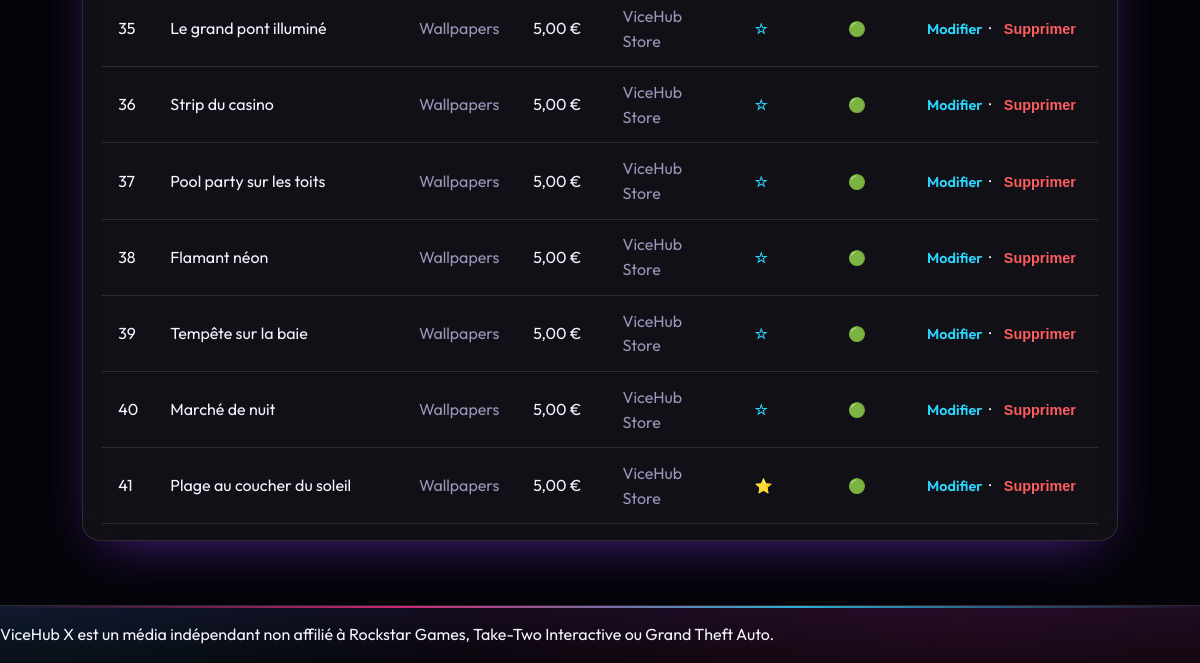
Page /admin/products.php (signed in, lower part) on the earlier database version.
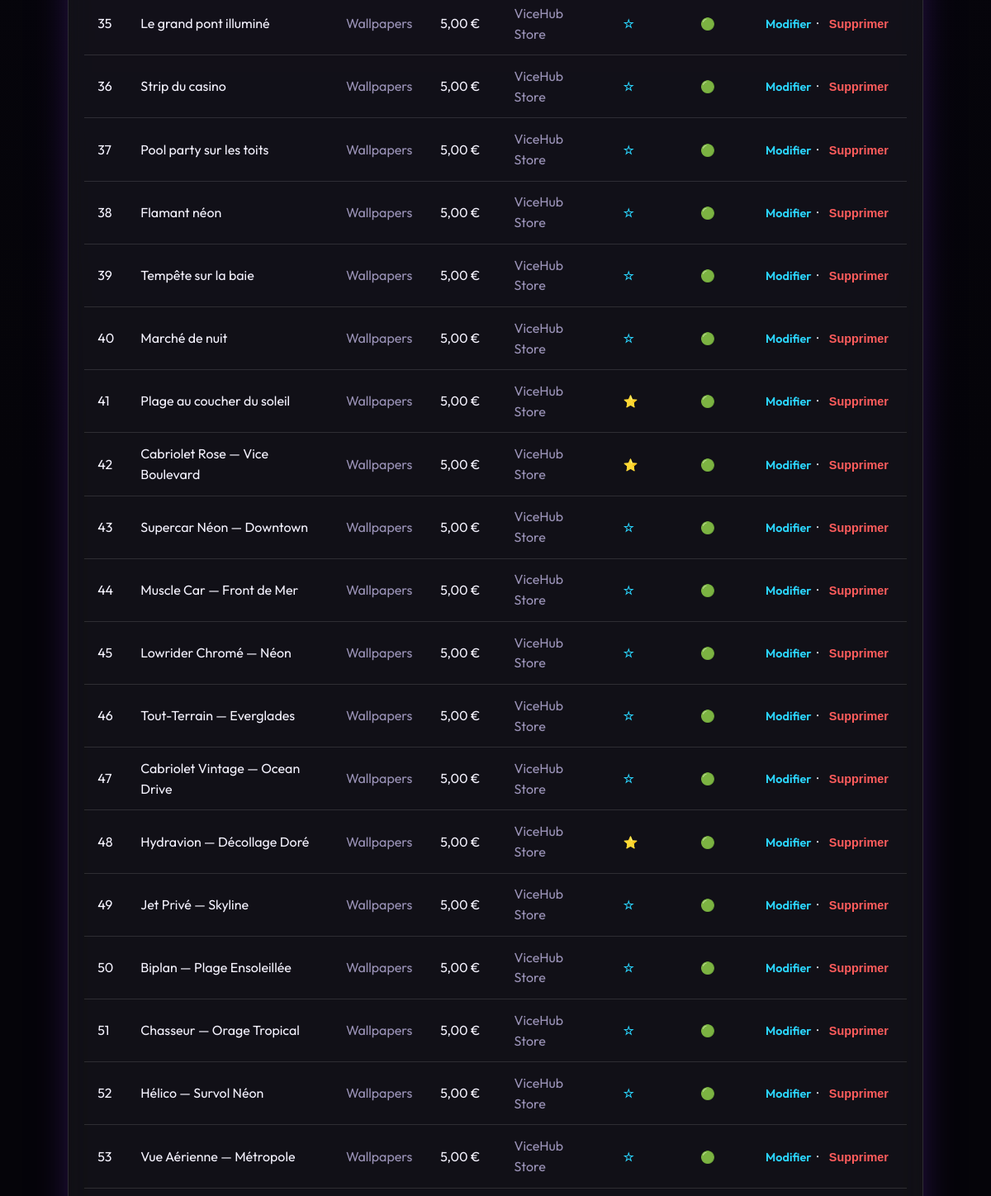
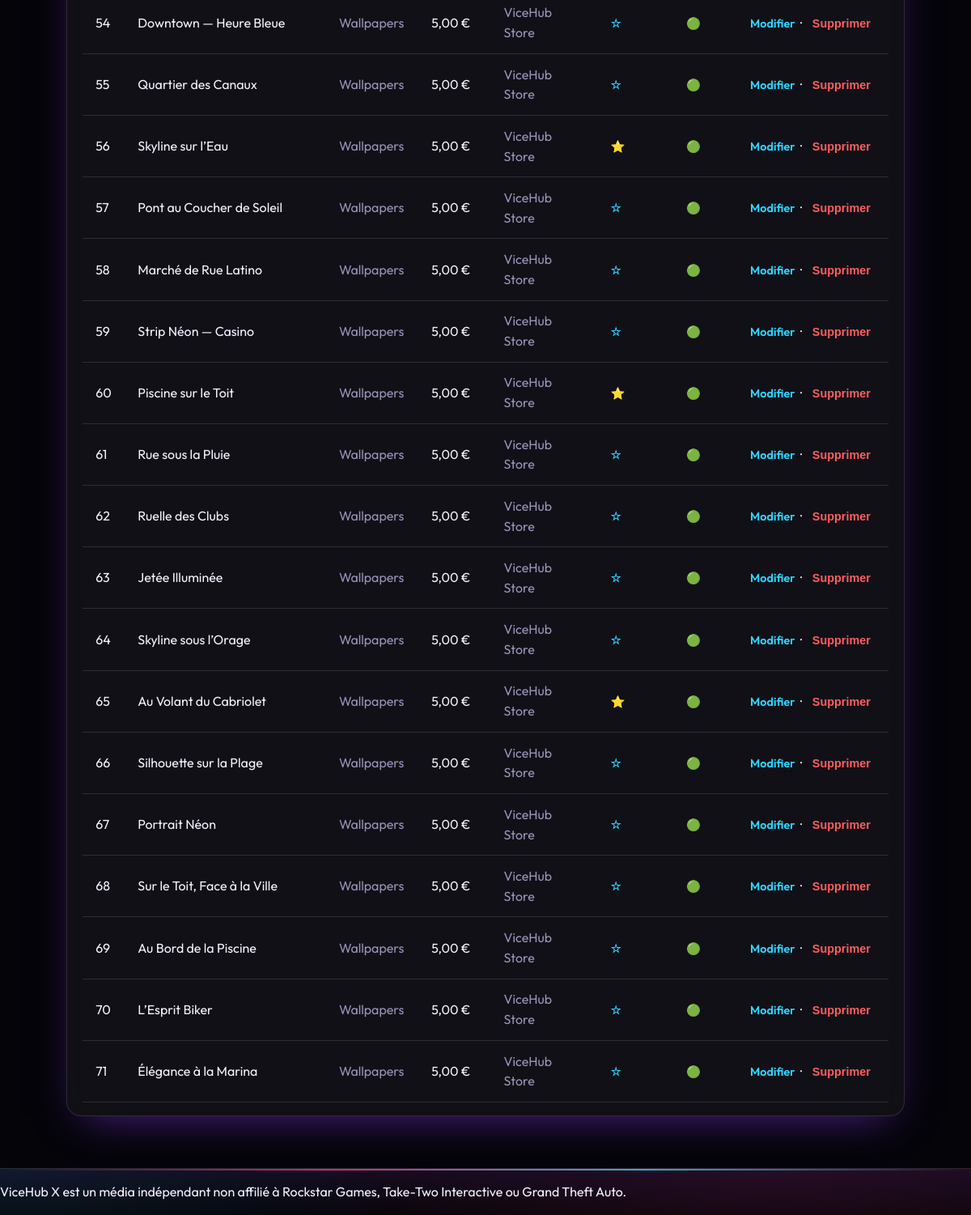
Same page on the later database version (2 pictures, top to bottom).
### tables this page shows
CREATE TABLE products (
    id              INT AUTO_INCREMENT PRIMARY KEY,
    name            VARCHAR(160) NOT NULL,
    slug            VARCHAR(180) NOT NULL UNIQUE,
    description     VARCHAR(400),
    category        ENUM('poster','wallpaper','game','console','apparel','accessory','collectible') NOT NULL DEFAULT 'accessory',
    subcategory     VARCHAR(40) DEFAULT NULL,    
    price           DECIMAL(8,2),
    currency        VARCHAR(8) NOT NULL DEFAULT 'EUR',
    image           VARCHAR(255),
     
    sale_type       ENUM('external','stripe') NOT NULL DEFAULT 'external',
    url             VARCHAR(500),             
    stripe_price_id VARCHAR(120),             
    digital_file    VARCHAR(255),             
    merchant        VARCHAR(60),
    badge           VARCHAR(40),
    featured        TINYINT(1) NOT NULL DEFAULT 0,
    active          TINYINT(1) NOT NULL DEFAULT 1,
    sort            INT NOT NULL DEFAULT 0,
    created_at      DATETIME NOT NULL DEFAULT CURRENT_TIMESTAMP,
    lang            ENUM('fr','en') NOT NULL DEFAULT 'fr'
);

### includes/functions.php (called while the page is built, shortened)
<?php
function e(?string $value): string
{
    return htmlspecialchars((string) $value, ENT_QUOTES | ENT_SUBSTITUTE, 'UTF-8');
}
function t(string $key): string
{
    return $GLOBALS['LANG'][$key] ?? ($GLOBALS['LANG_FALLBACK'][$key] ?? $key);
}
function lang(): string
{
    return $GLOBALS['LANG_CODE'] ?? 'fr';
}
function asset(string $path): string
{
    return BASE_URL . '/public/assets/' . ltrim($path, '/');
}
function url(string $path): string
{
    return BASE_URL . '/' . ltrim($path, '/');
}
function product_categories(): array
{
    return lang() === 'fr'
        ? ['poster' => 'Affiches', 'wallpaper' => 'Wallpapers', 'game' => 'Jeux', 'console' => 'Consoles', 'apparel' => 'Vêtements', 'accessory' => 'Accessoires', 'collectible' => 'Collectors']
        : ['poster' => 'Posters', 'wallpaper' => 'Wallpapers', 'game' => 'Games', 'console' => 'Consoles', 'apparel' => 'Apparel', 'accessory' => 'Accessories', 'collectible' => 'Collectibles'];
}
function price_html($price, string $currency = 'EUR'): string
{
    $symbols = ['EUR' => '€', 'USD' => '$', 'GBP' => '£'];
    $sym = $symbols[$currency] ?? $currency;
    $val = number_format((float) $price, 2, lang() === 'fr' ? ',' : '.', lang() === 'fr' ? ' ' : ',');
    return lang() === 'fr' ? $val . ' ' . $sym : $sym . $val;
}

### config/database.php (called while the page is built, shortened)
<?php
function db(): PDO
{
    static $pdo = null;
    if ($pdo instanceof PDO) {
        return $pdo;
    }
    $dsn = sprintf(
        'mysql:host=%s;port=%s;dbname=%s;charset=utf8mb4',
        DB_HOST,
        DB_PORT,
        DB_NAME
    );
    try {
        $pdo = new PDO($dsn, DB_USER, DB_PASS, [
            PDO::ATTR_ERRMODE            => PDO::ERRMODE_EXCEPTION,
            PDO::ATTR_DEFAULT_FETCH_MODE => PDO::FETCH_ASSOC,
            PDO::ATTR_EMULATE_PREPARES   => false,
        ]);
    } catch (PDOException $e) {
        http_response_code(500);
        $hint = (getenv('APP_ENV') ?: 'dev') === 'prod'
            ? 'Service momentanément indisponible.'
            : 'Connexion base de données impossible : ' . $e->getMessage()
              . ' — vérifiez config/config.php et que la base "' . DB_NAME . '" existe.';
        exit('<p style="font-family:sans-serif;padding:2rem;color:#fff;background:#0a0a12">'
            . htmlspecialchars($hint, ENT_QUOTES, 'UTF-8') . '</p>');
    }
    return $pdo;
}

### admin/products.php (the view, shortened to what this page needs)
<?php
require __DIR__ . '/../includes/admin_header.php';
$products = db()->query('SELECT * FROM products ORDER BY sort ASC, id ASC')->fetchAll();
$cats = product_categories();
?>
<div class="glass" style="border-radius:18px;padding:1rem 1.2rem;overflow-x:auto">
    <table class="data-table">
        <tbody>
        <?php foreach ($products as $p): ?>
            <tr>
                <td><?= (int) $p['id'] ?></td>
                <td><?= e($p['name']) ?></td>
                <td class="muted"><?= e($cats[$p['category']] ?? $p['category']) ?></td>
                <td><?= $p['price'] !== null ? e(price_html($p['price'], $p['currency'])) : '—' ?></td>
                <td class="muted"><?= e($p['merchant'] ?? '—') ?></td>
                <td>
                    <form method="post" style="display:inline">
                        <button class="link-all" style="background:none;border:0;cursor:pointer"><?= $p['featured'] ? '⭐' : '☆' ?></button>
                    </form>
                </td>
                <td>
                    <form method="post" style="display:inline">
                        <button class="link-all" style="background:none;border:0;cursor:pointer"><?= $p['active'] ? '🟢' : '⚪' ?></button>
                    </form>
                </td>
                <td style="white-space:nowrap">
                    <a class="link-all" href="<?= e(url('admin/product-edit.php?id=' . (int) $p['id'])) ?>"><?= e(t('admin_edit')) ?></a>
                    &nbsp;·&nbsp;
                    <form method="post" style="display:inline" onsubmit="return confirm('Supprimer ce produit ?')">
                        <button class="link-all" style="background:none;border:0;color:#ff5d5d;cursor:pointer"><?= e(t('admin_delete')) ?></button>
                    </form>
                </td>
            </tr>
        <?php endforeach; ?>
        </tbody>
    </table>
</div>
<?php require __DIR__ . '/../includes/admin_footer.php'; ?>

### includes/admin_header.php (shortened to what this page needs)
<!DOCTYPE html>
<html lang="<?= e(lang()) ?>">
<head>
    <link rel="stylesheet" href="<?= e(asset('css/style.css')) ?>">
</head>
<body>
<main class="admin-shell">

### includes/admin_footer.php (shortened to what this page needs)
</main>
<footer class="site-footer" style="margin-top:2rem">
    <div class="footer-legal">
        <p class="disclaimer"><?= e(t('legal_disclaimer')) ?></p>
    </div>
</footer>
</body>
</html>

Differences in the rows shown:
added products: id "42", name "Cabriolet Rose — Vice Boulevard", category "Wallpapers", price_html($p['price'], $p['currency']) "5,00 €", merchant "ViceHub Store"
added products: id "43", name "Supercar Néon — Downtown", category "Wallpapers", price_html($p['price'], $p['currency']) "5,00 €", merchant "ViceHub Store"
added products: id "44", name "Muscle Car — Front de Mer", category "Wallpapers", price_html($p['price'], $p['currency']) "5,00 €", merchant "ViceHub Store"
added products: id "45", name "Lowrider Chromé — Néon", category "Wallpapers", price_html($p['price'], $p['currency']) "5,00 €", merchant "ViceHub Store"
added products: id "46", name "Tout-Terrain — Everglades", category "Wallpapers", price_html($p['price'], $p['currency']) "5,00 €", merchant "ViceHub Store"
added products: id "47", name "Cabriolet Vintage — Ocean Drive", category "Wallpapers", price_html($p['price'], $p['currency']) "5,00 €", merchant "ViceHub Store"
added products: id "48", name "Hydravion — Décollage Doré", category "Wallpapers", price_html($p['price'], $p['currency']) "5,00 €", merchant "ViceHub Store"
added products: id "49", name "Jet Privé — Skyline", category "Wallpapers", price_html($p['price'], $p['currency']) "5,00 €", merchant "ViceHub Store"
added products: id "50", name "Biplan — Plage Ensoleillée", category "Wallpapers", price_html($p['price'], $p['currency']) "5,00 €", merchant "ViceHub Store"
added products: id "51", name "Chasseur — Orage Tropical", category "Wallpapers", price_html($p['price'], $p['currency']) "5,00 €", merchant "ViceHub Store"
added products: id "52", name "Hélico — Survol Néon", category "Wallpapers", price_html($p['price'], $p['currency']) "5,00 €", merchant "ViceHub Store"
added products: id "53", name "Vue Aérienne — Métropole", category "Wallpapers", price_html($p['price'], $p['currency']) "5,00 €", merchant "ViceHub Store"
added products: id "54", name "Downtown — Heure Bleue", category "Wallpapers", price_html($p['price'], $p['currency']) "5,00 €", merchant "ViceHub Store"
added products: id "55", name "Quartier des Canaux", category "Wallpapers", price_html($p['price'], $p['currency']) "5,00 €", merchant "ViceHub Store"
added products: id "56", name "Skyline sur l’Eau", category "Wallpapers", price_html($p['price'], $p['currency']) "5,00 €", merchant "ViceHub Store"
added products: id "57", name "Pont au Coucher de Soleil", category "Wallpapers", price_html($p['price'], $p['currency']) "5,00 €", merchant "ViceHub Store"
added products: id "58", name "Marché de Rue Latino", category "Wallpapers", price_html($p['price'], $p['currency']) "5,00 €", merchant "ViceHub Store"
added products: id "59", name "Strip Néon — Casino", category "Wallpapers", price_html($p['price'], $p['currency']) "5,00 €", merchant "ViceHub Store"
added products: id "60", name "Piscine sur le Toit", category "Wallpapers", price_html($p['price'], $p['currency']) "5,00 €", merchant "ViceHub Store"
added products: id "61", name "Rue sous la Pluie", category "Wallpapers", price_html($p['price'], $p['currency']) "5,00 €", merchant "ViceHub Store"
added products: id "62", name "Ruelle des Clubs", category "Wallpapers", price_html($p['price'], $p['currency']) "5,00 €", merchant "ViceHub Store"
added products: id "63", name "Jetée Illuminée", category "Wallpapers", price_html($p['price'], $p['currency']) "5,00 €", merchant "ViceHub Store"
added products: id "64", name "Skyline sous l’Orage", category "Wallpapers", price_html($p['price'], $p['currency']) "5,00 €", merchant "ViceHub Store"
added products: id "65", name "Au Volant du Cabriolet", category "Wallpapers", price_html($p['price'], $p['currency']) "5,00 €", merchant "ViceHub Store"
added products: id "66", name "Silhouette sur la Plage", category "Wallpapers", price_html($p['price'], $p['currency']) "5,00 €", merchant "ViceHub Store"
added products: id "67", name "Portrait Néon", category "Wallpapers", price_html($p['price'], $p['currency']) "5,00 €", merchant "ViceHub Store"
added products: id "68", name "Sur le Toit, Face à la Ville", category "Wallpapers", price_html($p['price'], $p['currency']) "5,00 €", merchant "ViceHub Store"
added products: id "69", name "Au Bord de la Piscine", category "Wallpapers", price_html($p['price'], $p['currency']) "5,00 €", merchant "ViceHub Store"
added products: id "70", name "L’Esprit Biker", category "Wallpapers", price_html($p['price'], $p['currency']) "5,00 €", merchant "ViceHub Store"
added products: id "71", name "Élégance à la Marina", category "Wallpapers", price_html($p['price'], $p['currency']) "5,00 €", merchant "ViceHub Store"
